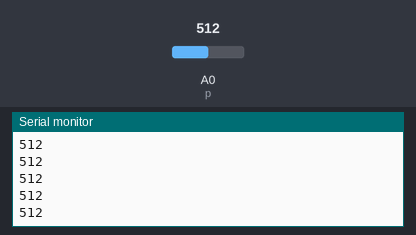
This sketch was run on a simulated Arduino Uno, built with avr-gcc and run on an emulated ATmega328P. Shown: the last lines printed to the serial monitor. The test bench sets the inputs (shaded band); at power-on: A0 (p) = 512.

Above: at 1.2 s.
1.3 s: A0 (p) set to 716
At 1.9 s:
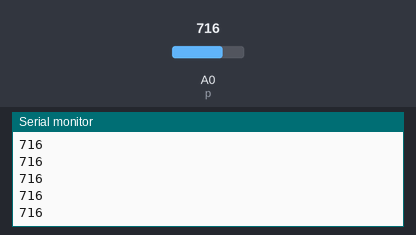
2.8 s: A0 (p) set to 900
At 3.9 s:
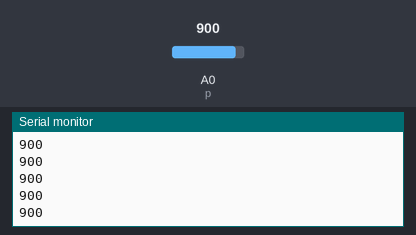
Timing chart, 0 to 5.8 s (numbered marks = the images above; inputs shaded):
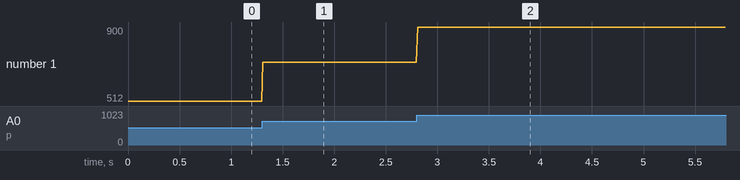

Measured:
- after the input at 1.3 s, the serial monitor: prints a new line at once (image 1)
- after the input at 2.8 s, the serial monitor: prints a new line at once (image 2)
- plotted number 1: 512 → 716 after the input at 1.3 s, 716 → 900 after the input at 2.8 s

The sketch:

aula-10.ino
```cpp
#define p A0

void setup() {
   pinMode(p,INPUT);
   Serial.begin(9600);
}

void loop() {
  Serial.println(analogRead(p));
  delay(10);

}
```
